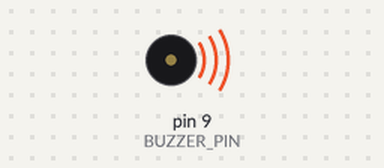
A sketch run on a simulated Arduino Uno, built with avr-gcc and run on an emulated ATmega328P. Shown: buzzer (waves = sounding).

Above: at 0.5 s.
Timing chart, 0 to 4.6 s (numbered marks = the images above):
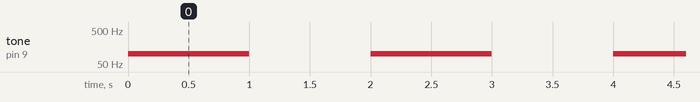

Measured:
- by itself, tone on pin 9 (BUZZER_PIN): alternates 100 Hz for 1.0 s and silent for 1.0 s

The sketch:

4-buzzer.ino
```cpp
#define BUZZER_PIN 9

void setup() {
  pinMode(BUZZER_PIN, OUTPUT);
}

int freq = 1900;
void loop() {
  int freq = (freq+100)%2500;
  tone(BUZZER_PIN, freq);
  delay(1000);
  noTone(BUZZER_PIN);
  delay(1000);
}
```
